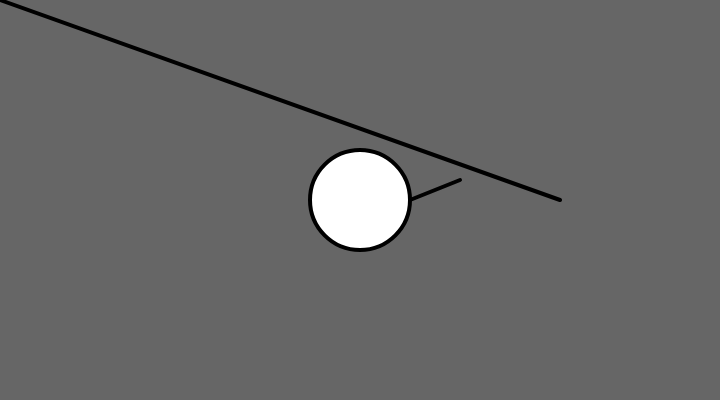
Frame 1 (no input)
Frame 60 (no input): identical to frame 1, image omitted
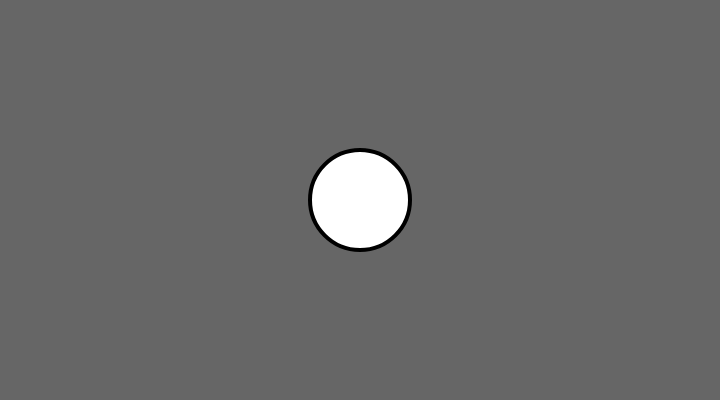
Frame 120 (the mouse pressed at the canvas centre since frame 60)

The p5.js sketch that drew these frames (run headless with seeded random() and noise() and a simulated clock; from frame 60 on, the mouse is pressed at the canvas centre):

// p5.js sketch
// ── sketch.js
const W = 720;
const H = 400;
function setup() {
    createCanvas(W, H);
}

let pX = 200;
let pY = 0;

// sage: x, y = var("x y")
// sage: fx = x/sqrt(x*x+y*y)
// sage: Jx = Matrix([fx.derivative(x), fx.derivative(y)])
// sage: fy = y/sqrt(x*x+y*y)
// sage: Jy = Matrix([fy.derivative(x), fy.derivative(y)])
// sage:                                                                                                                                         


// sage: Jy.T                                                                                                                                    
// [                    -x*y/(x^2 + y^2)^(3/2)]
// [-y^2/(x^2 + y^2)^(3/2) + 1/sqrt(x^2 + y^2)]

function jacY(x, y) {
    let x2y2 = x*x+y*y;
    let dx = (-x*y)/Math.pow(x2y2, 3/2);
    let dy = -y*y/Math.pow(x2y2,3/2) + 1/Math.sqrt(x2y2);
    return [dx, dy];
    
}


// sage: Jx.T                                                                                                                                    
// [-x^2/(x^2 + y^2)^(3/2) + 1/sqrt(x^2 + y^2)]
// [                    -x*y/(x^2 + y^2)^(3/2)]

function jacX(x, y) {
    let x2y2 = x*x+y*y;
    let dx = -x*x/Math.pow(x2y2, 3/2) + 1/Math.sqrt(x2y2);
    let dy = (-x*y)/Math.pow(x2y2, 3/2);
    return [dx, dy];
}

// compute image of (vX, vY) under J|_(pX, pY)
function jac(pX, pY, vX, vY) {
    let jX = jacX(pX, pY);
    let jY = jacY(pX, pY);
    // return [vX*jX[0] + vY*jX[1], vY*jY[0] + vY*jY[1]];
    return [vX*jX[0] + vY*jY[0], vX*jX[1] + vY*jY[1]];
}


function draw() {
    background(102);

    if (mouseIsPressed) {
	pX = mouseX - W/2;
	pY = mouseY - H/2;
    }

    let vecX = (mouseX -W/2) - pX;
    let vecY = (mouseY - H/2) - pY;

    const R = 50;
    
    let sX = R*pX/Math.sqrt(pX*pX + pY*pY);
    let sY = R*pY/Math.sqrt(pX*pX + pY*pY);


    stroke(0);
    strokeWeight(4);
    line(pX+W/2, pY+H/2, mouseX, mouseY);

   
    let JACAMP = 10; // amplication of input to JAC
    let stv = jac(pX, pY, vecX, vecY);
    ellipse(W/2, H/2, 2*R, 2*R);
    line(W/2 + sX,
	 H/2 + sY,
	 W/2 + 2*sX + 20*stv[0],
	 H/2 + 2*sY + 20*stv[1]);

    strokeWeight(0);;


}

function polygon(x, y, radius, npoints) {
    let angle = TWO_PI / npoints;
    beginShape();
    for (let a = 0; a < TWO_PI; a += angle) {
	let sx = x + cos(a) * radius;
	let sy = y + sin(a) * radius;
	vertex(sx, sy);
    }
    endShape(CLOSE);
}
